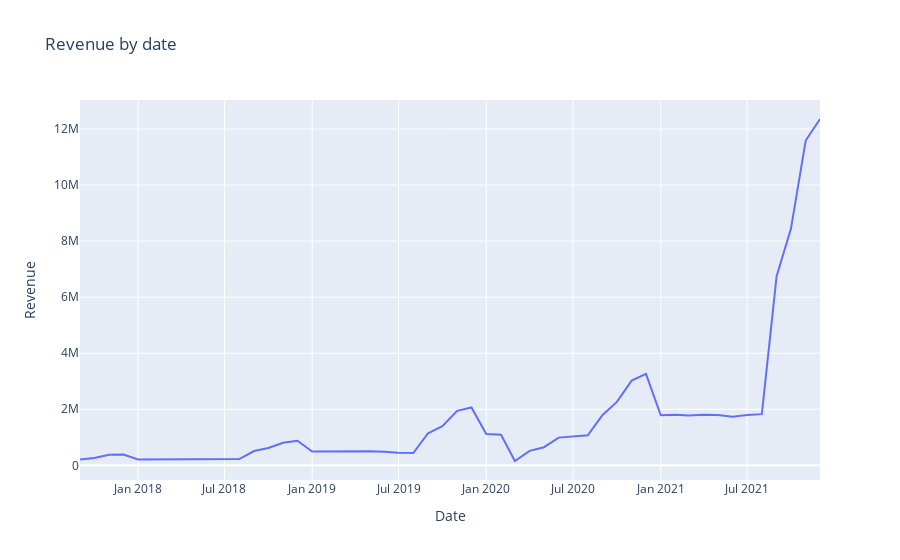

The notebook cell this image was saved under:
### Code cell
fig_revenue = px.line(re_pr_mar, x='date', y='revenue', title='Revenue by date')
fig_revenue.update_layout(
    xaxis_title='Date',
    yaxis_title='Revenue'
)
fig_revenue.show()
